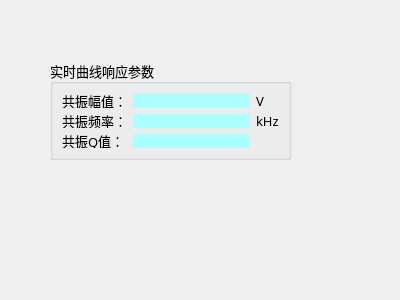
<?xml version="1.0" encoding="UTF-8"?>
<ui version="4.0">
 <class>RecordManageDlg</class>
 <widget class="QDialog" name="RecordManageDlg">
  <property name="geometry">
   <rect>
    <x>0</x>
    <y>0</y>
    <width>400</width>
    <height>300</height>
   </rect>
  </property>
  <property name="windowTitle">
   <string>Dialog</string>
  </property>
  <widget class="QGroupBox" name="groupBox_5">
   <property name="enabled">
    <bool>true</bool>
   </property>
   <property name="geometry">
    <rect>
     <x>50</x>
     <y>60</y>
     <width>241</width>
     <height>100</height>
    </rect>
   </property>
   <property name="sizePolicy">
    <sizepolicy hsizetype="Preferred" vsizetype="Fixed">
     <horstretch>0</horstretch>
     <verstretch>0</verstretch>
    </sizepolicy>
   </property>
   <property name="minimumSize">
    <size>
     <width>0</width>
     <height>90</height>
    </size>
   </property>
   <property name="font">
    <font>
     <family>微软雅黑</family>
     <pointsize>10</pointsize>
    </font>
   </property>
   <property name="title">
    <string>实时曲线响应参数</string>
   </property>
   <layout class="QGridLayout" name="gridLayout_2">
    <item row="0" column="0">
     <widget class="QLabel" name="label_49">
      <property name="sizePolicy">
       <sizepolicy hsizetype="Fixed" vsizetype="Fixed">
        <horstretch>0</horstretch>
        <verstretch>0</verstretch>
       </sizepolicy>
      </property>
      <property name="text">
       <string>共振幅值：</string>
      </property>
     </widget>
    </item>
    <item row="0" column="1">
     <widget class="QLabel" name="lbResAmp">
      <property name="minimumSize">
       <size>
        <width>100</width>
        <height>0</height>
       </size>
      </property>
      <property name="styleSheet">
       <string notr="true">background-color: rgb(170, 255, 255);
font: 10pt &quot;微软雅黑&quot;;</string>
      </property>
      <property name="text">
       <string/>
      </property>
     </widget>
    </item>
    <item row="0" column="2">
     <widget class="QLabel" name="label_46">
      <property name="sizePolicy">
       <sizepolicy hsizetype="Fixed" vsizetype="Preferred">
        <horstretch>0</horstretch>
        <verstretch>0</verstretch>
       </sizepolicy>
      </property>
      <property name="font">
       <font>
        <family>微软雅黑</family>
        <pointsize>10</pointsize>
        <weight>50</weight>
        <italic>false</italic>
        <bold>false</bold>
       </font>
      </property>
      <property name="text">
       <string>V</string>
      </property>
     </widget>
    </item>
    <item row="1" column="0">
     <widget class="QLabel" name="label_47">
      <property name="sizePolicy">
       <sizepolicy hsizetype="Fixed" vsizetype="Fixed">
        <horstretch>0</horstretch>
        <verstretch>0</verstretch>
       </sizepolicy>
      </property>
      <property name="text">
       <string>共振频率：</string>
      </property>
     </widget>
    </item>
    <item row="1" column="1">
     <widget class="QLabel" name="lbResFre">
      <property name="minimumSize">
       <size>
        <width>100</width>
        <height>0</height>
       </size>
      </property>
      <property name="styleSheet">
       <string notr="true">background-color: rgb(170, 255, 255);
font: 10pt &quot;微软雅黑&quot;;</string>
      </property>
      <property name="text">
       <string/>
      </property>
     </widget>
    </item>
    <item row="1" column="2">
     <widget class="QLabel" name="label_48">
      <property name="sizePolicy">
       <sizepolicy hsizetype="Fixed" vsizetype="Preferred">
        <horstretch>0</horstretch>
        <verstretch>0</verstretch>
       </sizepolicy>
      </property>
      <property name="font">
       <font>
        <family>微软雅黑</family>
        <pointsize>10</pointsize>
        <weight>50</weight>
        <italic>false</italic>
        <bold>false</bold>
       </font>
      </property>
      <property name="text">
       <string>kHz</string>
      </property>
     </widget>
    </item>
    <item row="2" column="0">
     <widget class="QLabel" name="label_50">
      <property name="sizePolicy">
       <sizepolicy hsizetype="Fixed" vsizetype="Fixed">
        <horstretch>0</horstretch>
        <verstretch>0</verstretch>
       </sizepolicy>
      </property>
      <property name="text">
       <string>共振Q值：</string>
      </property>
     </widget>
    </item>
    <item row="2" column="1">
     <widget class="QLabel" name="lbResQValue">
      <property name="minimumSize">
       <size>
        <width>100</width>
        <height>0</height>
       </size>
      </property>
      <property name="styleSheet">
       <string notr="true">background-color: rgb(170, 255, 255);
font: 10pt &quot;微软雅黑&quot;;</string>
      </property>
      <property name="text">
       <string/>
      </property>
     </widget>
    </item>
    <item row="2" column="2">
     <widget class="QLabel" name="label_51">
      <property name="sizePolicy">
       <sizepolicy hsizetype="Fixed" vsizetype="Preferred">
        <horstretch>0</horstretch>
        <verstretch>0</verstretch>
       </sizepolicy>
      </property>
      <property name="font">
       <font>
        <family>微软雅黑</family>
        <pointsize>10</pointsize>
        <weight>50</weight>
        <italic>false</italic>
        <bold>false</bold>
       </font>
      </property>
      <property name="text">
       <string/>
      </property>
     </widget>
    </item>
   </layout>
  </widget>
 </widget>
 <resources/>
 <connections/>
</ui>
